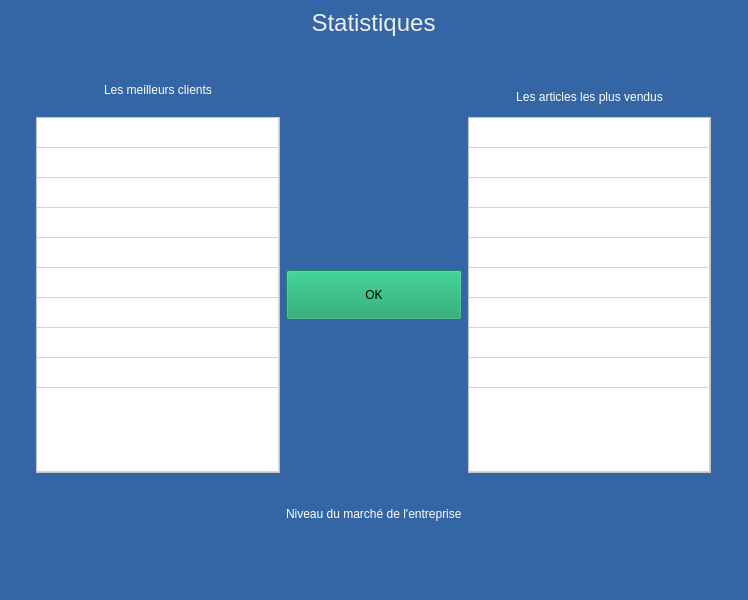
<?xml version="1.0" encoding="UTF-8"?>
<ui version="4.0">
 <class>MainWindow</class>
 <widget class="QMainWindow" name="MainWindow">
  <property name="geometry">
   <rect>
    <x>0</x>
    <y>0</y>
    <width>748</width>
    <height>600</height>
   </rect>
  </property>
  <property name="minimumSize">
   <size>
    <width>0</width>
    <height>0</height>
   </size>
  </property>
  <property name="maximumSize">
   <size>
    <width>9999999</width>
    <height>16777215</height>
   </size>
  </property>
  <property name="windowTitle">
   <string>MainWindow</string>
  </property>
  <property name="styleSheet">
   <string notr="true">background-color: rgb(52, 101, 164);</string>
  </property>
  <widget class="QWidget" name="centralwidget">
   <layout class="QGridLayout" name="gridLayout">
    <item row="1" column="1">
     <spacer name="verticalSpacer">
      <property name="orientation">
       <enum>Qt::Vertical</enum>
      </property>
      <property name="sizeType">
       <enum>QSizePolicy::Fixed</enum>
      </property>
      <property name="sizeHint" stdset="0">
       <size>
        <width>20</width>
        <height>40</height>
       </size>
      </property>
     </spacer>
    </item>
    <item row="2" column="1">
     <widget class="QLabel" name="label_2">
      <property name="styleSheet">
       <string notr="true">color: rgb(255, 255, 255);</string>
      </property>
      <property name="text">
       <string>Les meilleurs clients
</string>
      </property>
      <property name="alignment">
       <set>Qt::AlignCenter</set>
      </property>
     </widget>
    </item>
    <item row="3" column="3">
     <widget class="QTableWidget" name="tableVente">
      <property name="styleSheet">
       <string notr="true">background-color: rgb(255, 255, 255);</string>
      </property>
      <property name="rowCount">
       <number>10</number>
      </property>
      <attribute name="horizontalHeaderVisible">
       <bool>false</bool>
      </attribute>
      <attribute name="horizontalHeaderStretchLastSection">
       <bool>true</bool>
      </attribute>
      <attribute name="verticalHeaderVisible">
       <bool>false</bool>
      </attribute>
      <attribute name="verticalHeaderStretchLastSection">
       <bool>true</bool>
      </attribute>
      <row/>
      <row/>
      <row/>
      <row/>
      <row/>
      <row/>
      <row/>
      <row/>
      <row/>
      <row/>
      <column>
       <property name="text">
        <string/>
       </property>
      </column>
     </widget>
    </item>
    <item row="0" column="1" colspan="3">
     <widget class="QLabel" name="label">
      <property name="font">
       <font>
        <pointsize>18</pointsize>
       </font>
      </property>
      <property name="styleSheet">
       <string notr="true">color: rgb(238, 238, 236);</string>
      </property>
      <property name="text">
       <string>Statistiques</string>
      </property>
      <property name="alignment">
       <set>Qt::AlignCenter</set>
      </property>
     </widget>
    </item>
    <item row="3" column="4">
     <spacer name="horizontalSpacer_3">
      <property name="orientation">
       <enum>Qt::Horizontal</enum>
      </property>
      <property name="sizeHint" stdset="0">
       <size>
        <width>40</width>
        <height>20</height>
       </size>
      </property>
     </spacer>
    </item>
    <item row="2" column="3">
     <widget class="QLabel" name="label_3">
      <property name="styleSheet">
       <string notr="true">color: rgb(255, 255, 255);</string>
      </property>
      <property name="text">
       <string>Les articles les plus vendus</string>
      </property>
      <property name="alignment">
       <set>Qt::AlignCenter</set>
      </property>
     </widget>
    </item>
    <item row="3" column="0">
     <spacer name="horizontalSpacer_2">
      <property name="orientation">
       <enum>Qt::Horizontal</enum>
      </property>
      <property name="sizeHint" stdset="0">
       <size>
        <width>40</width>
        <height>20</height>
       </size>
      </property>
     </spacer>
    </item>
    <item row="3" column="2">
     <widget class="QPushButton" name="btn_actu">
      <property name="minimumSize">
       <size>
        <width>0</width>
        <height>50</height>
       </size>
      </property>
      <property name="layoutDirection">
       <enum>Qt::LeftToRight</enum>
      </property>
      <property name="styleSheet">
       <string notr="true">background-color: rgba(17, 158, 101, 143);</string>
      </property>
      <property name="text">
       <string>OK</string>
      </property>
     </widget>
    </item>
    <item row="4" column="2">
     <widget class="QLabel" name="label_4">
      <property name="styleSheet">
       <string notr="true">color: rgb(255, 255, 255);</string>
      </property>
      <property name="text">
       <string>

Niveau du marché de l'entreprise

</string>
      </property>
     </widget>
    </item>
    <item row="3" column="1">
     <widget class="QTableWidget" name="tableClt">
      <property name="styleSheet">
       <string notr="true">background-color: rgb(255, 255, 255);</string>
      </property>
      <property name="rowCount">
       <number>10</number>
      </property>
      <attribute name="horizontalHeaderVisible">
       <bool>false</bool>
      </attribute>
      <attribute name="horizontalHeaderStretchLastSection">
       <bool>true</bool>
      </attribute>
      <attribute name="verticalHeaderVisible">
       <bool>false</bool>
      </attribute>
      <attribute name="verticalHeaderStretchLastSection">
       <bool>true</bool>
      </attribute>
      <row/>
      <row/>
      <row/>
      <row/>
      <row/>
      <row/>
      <row/>
      <row/>
      <row/>
      <row/>
      <column>
       <property name="text">
        <string/>
       </property>
      </column>
     </widget>
    </item>
    <item row="5" column="1" colspan="3">
     <widget class="QLabel" name="label_5">
      <property name="maximumSize">
       <size>
        <width>16777215</width>
        <height>300</height>
       </size>
      </property>
      <property name="text">
       <string/>
      </property>
      <property name="pixmap">
       <pixmap>../images/stat.png</pixmap>
      </property>
     </widget>
    </item>
   </layout>
  </widget>
  <widget class="QStatusBar" name="statusbar"/>
 </widget>
 <resources/>
 <connections/>
</ui>
